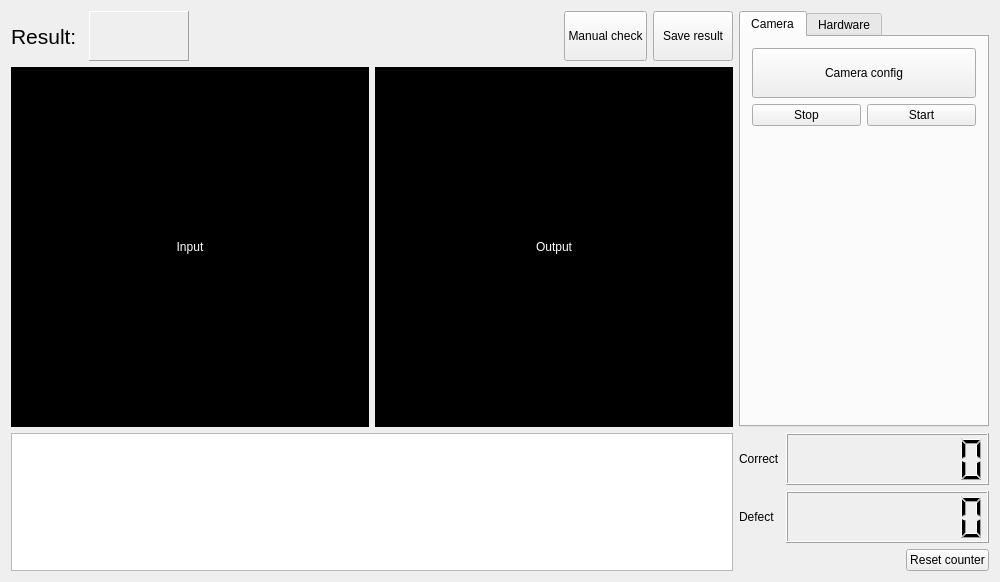
<?xml version="1.0" encoding="UTF-8"?>
<ui version="4.0">
 <class>MainWindow</class>
 <widget class="QMainWindow" name="MainWindow">
  <property name="geometry">
   <rect>
    <x>0</x>
    <y>0</y>
    <width>1000</width>
    <height>582</height>
   </rect>
  </property>
  <property name="sizePolicy">
   <sizepolicy hsizetype="Preferred" vsizetype="Preferred">
    <horstretch>0</horstretch>
    <verstretch>0</verstretch>
   </sizepolicy>
  </property>
  <property name="minimumSize">
   <size>
    <width>1</width>
    <height>1</height>
   </size>
  </property>
  <property name="maximumSize">
   <size>
    <width>16777215</width>
    <height>16777215</height>
   </size>
  </property>
  <property name="windowTitle">
   <string>SARSHISHE :D</string>
  </property>
  <property name="windowOpacity">
   <double>1.000000000000000</double>
  </property>
  <widget class="QWidget" name="centralWidget">
   <layout class="QGridLayout" name="gridLayout_3" rowstretch="9,3" columnstretch="9,3">
    <item row="0" column="0">
     <layout class="QVBoxLayout" name="verticalLayout_4" stretch="0,1">
      <item>
       <layout class="QHBoxLayout" name="horizontalLayout_6">
        <item>
         <widget class="QLabel" name="label_3">
          <property name="font">
           <font>
            <pointsize>16</pointsize>
           </font>
          </property>
          <property name="text">
           <string>Result: </string>
          </property>
         </widget>
        </item>
        <item>
         <widget class="QLabel" name="lblResult">
          <property name="minimumSize">
           <size>
            <width>100</width>
            <height>0</height>
           </size>
          </property>
          <property name="font">
           <font>
            <pointsize>16</pointsize>
           </font>
          </property>
          <property name="frameShape">
           <enum>QFrame::Panel</enum>
          </property>
          <property name="frameShadow">
           <enum>QFrame::Raised</enum>
          </property>
          <property name="text">
           <string/>
          </property>
         </widget>
        </item>
        <item>
         <spacer name="horizontalSpacer_2">
          <property name="orientation">
           <enum>Qt::Horizontal</enum>
          </property>
          <property name="sizeHint" stdset="0">
           <size>
            <width>40</width>
            <height>20</height>
           </size>
          </property>
         </spacer>
        </item>
        <item>
         <widget class="QPushButton" name="btnCheck">
          <property name="sizePolicy">
           <sizepolicy hsizetype="Minimum" vsizetype="Minimum">
            <horstretch>0</horstretch>
            <verstretch>0</verstretch>
           </sizepolicy>
          </property>
          <property name="minimumSize">
           <size>
            <width>0</width>
            <height>50</height>
           </size>
          </property>
          <property name="text">
           <string>Manual check</string>
          </property>
         </widget>
        </item>
        <item>
         <widget class="QPushButton" name="btnSave">
          <property name="sizePolicy">
           <sizepolicy hsizetype="Minimum" vsizetype="Minimum">
            <horstretch>0</horstretch>
            <verstretch>0</verstretch>
           </sizepolicy>
          </property>
          <property name="minimumSize">
           <size>
            <width>0</width>
            <height>50</height>
           </size>
          </property>
          <property name="text">
           <string>Save result</string>
          </property>
         </widget>
        </item>
       </layout>
      </item>
      <item>
       <layout class="QHBoxLayout" name="horizontalLayout">
        <item>
         <widget class="QLabel" name="lblSrc">
          <property name="sizePolicy">
           <sizepolicy hsizetype="Ignored" vsizetype="Ignored">
            <horstretch>0</horstretch>
            <verstretch>0</verstretch>
           </sizepolicy>
          </property>
          <property name="autoFillBackground">
           <bool>false</bool>
          </property>
          <property name="styleSheet">
           <string notr="true">background-color: rgb(0, 0, 0);
color: rgb(255, 255, 255);</string>
          </property>
          <property name="frameShape">
           <enum>QFrame::Panel</enum>
          </property>
          <property name="frameShadow">
           <enum>QFrame::Raised</enum>
          </property>
          <property name="text">
           <string>Input</string>
          </property>
          <property name="alignment">
           <set>Qt::AlignCenter</set>
          </property>
         </widget>
        </item>
        <item>
         <widget class="QLabel" name="lblOutput">
          <property name="sizePolicy">
           <sizepolicy hsizetype="Ignored" vsizetype="Ignored">
            <horstretch>0</horstretch>
            <verstretch>0</verstretch>
           </sizepolicy>
          </property>
          <property name="autoFillBackground">
           <bool>false</bool>
          </property>
          <property name="styleSheet">
           <string notr="true">background-color: rgb(0, 0, 0);
color: rgb(255, 255, 255);</string>
          </property>
          <property name="frameShape">
           <enum>QFrame::Panel</enum>
          </property>
          <property name="frameShadow">
           <enum>QFrame::Raised</enum>
          </property>
          <property name="text">
           <string>Output</string>
          </property>
          <property name="alignment">
           <set>Qt::AlignCenter</set>
          </property>
         </widget>
        </item>
       </layout>
      </item>
     </layout>
    </item>
    <item row="0" column="1">
     <widget class="QTabWidget" name="tabWidget">
      <property name="currentIndex">
       <number>0</number>
      </property>
      <widget class="QWidget" name="tab">
       <attribute name="title">
        <string>Camera</string>
       </attribute>
       <layout class="QVBoxLayout" name="verticalLayout">
        <item>
         <widget class="QPushButton" name="btnCamConf">
          <property name="sizePolicy">
           <sizepolicy hsizetype="Minimum" vsizetype="Minimum">
            <horstretch>0</horstretch>
            <verstretch>0</verstretch>
           </sizepolicy>
          </property>
          <property name="minimumSize">
           <size>
            <width>0</width>
            <height>50</height>
           </size>
          </property>
          <property name="text">
           <string>Camera config</string>
          </property>
         </widget>
        </item>
        <item>
         <layout class="QHBoxLayout" name="horizontalLayout_2">
          <item>
           <widget class="QPushButton" name="btnStop">
            <property name="text">
             <string>Stop</string>
            </property>
           </widget>
          </item>
          <item>
           <widget class="QPushButton" name="btnStart">
            <property name="text">
             <string>Start</string>
            </property>
           </widget>
          </item>
         </layout>
        </item>
        <item>
         <spacer name="verticalSpacer_2">
          <property name="orientation">
           <enum>Qt::Vertical</enum>
          </property>
          <property name="sizeHint" stdset="0">
           <size>
            <width>20</width>
            <height>249</height>
           </size>
          </property>
         </spacer>
        </item>
       </layout>
      </widget>
      <widget class="QWidget" name="tab_2">
       <attribute name="title">
        <string>Hardware</string>
       </attribute>
       <layout class="QVBoxLayout" name="verticalLayout_2">
        <item>
         <layout class="QGridLayout" name="gridLayout">
          <item row="1" column="0">
           <widget class="QLabel" name="label_2">
            <property name="text">
             <string>Baud rate</string>
            </property>
           </widget>
          </item>
          <item row="1" column="1">
           <widget class="QSpinBox" name="txtBaudRate">
            <property name="maximum">
             <number>2000000000</number>
            </property>
           </widget>
          </item>
          <item row="0" column="0">
           <widget class="QLabel" name="label">
            <property name="text">
             <string>Port</string>
            </property>
           </widget>
          </item>
          <item row="0" column="1">
           <widget class="QLineEdit" name="txtPort"/>
          </item>
          <item row="2" column="1">
           <layout class="QHBoxLayout" name="horizontalLayout_3">
            <item>
             <widget class="QPushButton" name="btnDisconnect">
              <property name="text">
               <string>Disconnect</string>
              </property>
             </widget>
            </item>
            <item>
             <widget class="QPushButton" name="btnConnect">
              <property name="text">
               <string>Connect</string>
              </property>
             </widget>
            </item>
           </layout>
          </item>
         </layout>
        </item>
        <item>
         <layout class="QHBoxLayout" name="horizontalLayout_4">
          <item>
           <widget class="QLabel" name="label_4">
            <property name="sizePolicy">
             <sizepolicy hsizetype="Minimum" vsizetype="Minimum">
              <horstretch>0</horstretch>
              <verstretch>0</verstretch>
             </sizepolicy>
            </property>
            <property name="text">
             <string>Delay</string>
            </property>
           </widget>
          </item>
          <item>
           <widget class="QSpinBox" name="txtDelay">
            <property name="maximum">
             <number>2000000</number>
            </property>
           </widget>
          </item>
         </layout>
        </item>
        <item>
         <spacer name="verticalSpacer">
          <property name="orientation">
           <enum>Qt::Vertical</enum>
          </property>
          <property name="sizeHint" stdset="0">
           <size>
            <width>20</width>
            <height>220</height>
           </size>
          </property>
         </spacer>
        </item>
       </layout>
      </widget>
     </widget>
    </item>
    <item row="1" column="0">
     <widget class="QListWidget" name="lstLog">
      <property name="sizePolicy">
       <sizepolicy hsizetype="Expanding" vsizetype="Minimum">
        <horstretch>0</horstretch>
        <verstretch>0</verstretch>
       </sizepolicy>
      </property>
      <property name="minimumSize">
       <size>
        <width>0</width>
        <height>100</height>
       </size>
      </property>
     </widget>
    </item>
    <item row="1" column="1">
     <layout class="QVBoxLayout" name="verticalLayout_3" stretch="1,0">
      <item>
       <layout class="QGridLayout" name="gridLayout_2" columnstretch="1,9">
        <item row="0" column="0">
         <widget class="QLabel" name="label_5">
          <property name="text">
           <string>Correct</string>
          </property>
         </widget>
        </item>
        <item row="0" column="1">
         <widget class="QLCDNumber" name="lcdCorrect">
          <property name="digitCount">
           <number>8</number>
          </property>
         </widget>
        </item>
        <item row="1" column="0">
         <widget class="QLabel" name="label_6">
          <property name="text">
           <string>Defect</string>
          </property>
         </widget>
        </item>
        <item row="1" column="1">
         <widget class="QLCDNumber" name="lcdDefect">
          <property name="digitCount">
           <number>8</number>
          </property>
         </widget>
        </item>
       </layout>
      </item>
      <item>
       <layout class="QHBoxLayout" name="horizontalLayout_5">
        <item>
         <spacer name="horizontalSpacer">
          <property name="orientation">
           <enum>Qt::Horizontal</enum>
          </property>
          <property name="sizeHint" stdset="0">
           <size>
            <width>40</width>
            <height>20</height>
           </size>
          </property>
         </spacer>
        </item>
        <item>
         <widget class="QPushButton" name="btnResetCounter">
          <property name="text">
           <string>Reset counter</string>
          </property>
         </widget>
        </item>
       </layout>
      </item>
     </layout>
    </item>
   </layout>
  </widget>
 </widget>
 <layoutdefault spacing="6" margin="11"/>
 <resources/>
 <connections/>
</ui>
